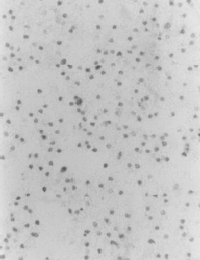
#> input picture Pregunta2/thresh2.png, 200 x 260 px
$ python histograma.py
#> lines starting #> are read from the running program, lines starting #| are printed output that depends on the picture
import cv2
import numpy as np
from matplotlib import pyplot as plt

img = cv2.imread('thresh2.png')
#> img is the input picture: shape (260, 200, 3); min 89, max 235, mean 197.6
def histograma(img):
    plt.hist(img.ravel(), 256, [0, 256])
    plt.show()
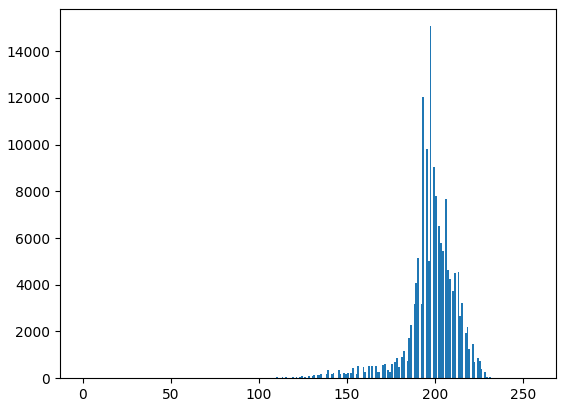
#> figure drawn by matplotlib, 1 panel; tallest bar 15066 high, from x = 197 to 198
histograma(img)
